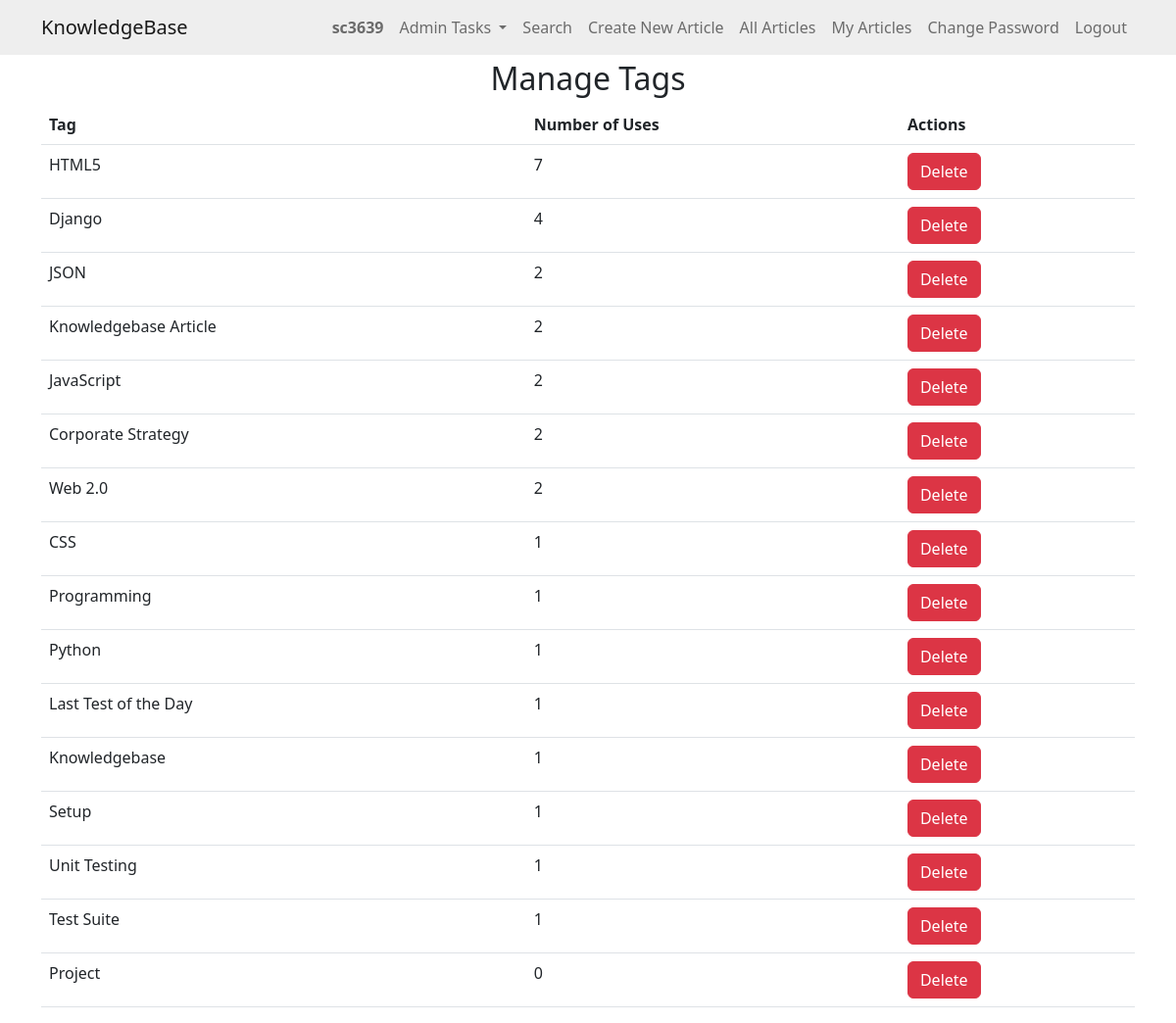
Before: /manage_tags/ (signed in) with the older database file.
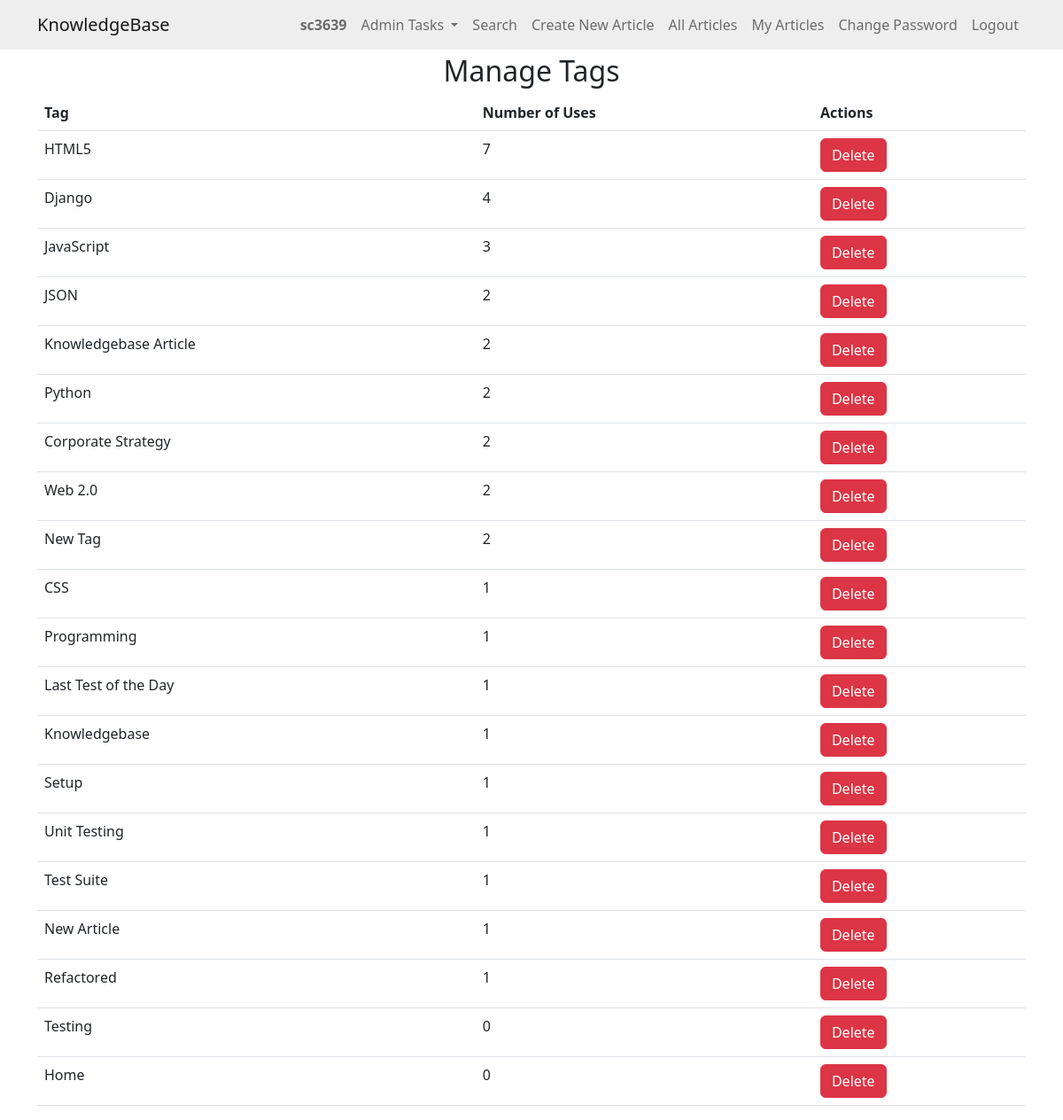
After: the same page with the newer database file.
### knowledge/models.py (models this page shows, shortened)
class Tag(models.Model):
    name = models.CharField(max_length=100)

### knowledge/views.py (the view)
# urls.py: path('manage_tags/', views.manage_tags, name='manage_tags')
@login_required
def manage_tags(request):
    if not request.user.is_superuser:
            messages.error(request, 'You are not allowed to manage Tags')
            return redirect('home')
    if request.method == 'POST':
        tag_id_to_delete = request.POST.get('tag_id')
        if tag_id_to_delete:
            Tag.objects.filter(id=tag_id_to_delete).delete()
            return redirect('manage_tags')
    tags = Tag.objects.annotate(num_times_used=models.Count('kbentry')).order_by('-num_times_used')
    context = {'tags': tags}
    return render(request, 'knowledge/manage_tags.html', context)

### knowledge/templates/knowledge/manage_tags.html (shortened to what this page needs)
{% extends "knowledge/base.html" %}
{% block content %}
<h2>Manage Tags</h2>
<table class="table">
    <thead>
        <tr>
            <th scope="col">Tag</th>
            <th scope="col">Number of Uses</th>
            <th scope="col">Actions</th>
        </tr>
    </thead>
    <tbody>
        {% for tag in tags %}
        <tr>
            <td>{{ tag.name }}</td>
            <td>
                {{ tag.num_times_used }}
            </td>
            <td>
                <form method="post" action="{% url 'manage_tags' %}">
                    <button type="submit" class="btn btn-danger">Delete</button>
                </form>
            </td>
        </tr>
        {% endfor %}
    </tbody>
</table>
{% endblock %}

Changed rows visible on the page:
removed Tag: name "Project", num_times_used "0"
shown differently, row unchanged: Tag "JavaScript": num_times_used "2" → "3"; moves up the list
shown differently, row unchanged: Tag "Python": num_times_used "1" → "2"; moves up the list
added Tag: name "New Tag", num_times_used "2"
added Tag: name "New Article", num_times_used "1"
added Tag: name "Refactored", num_times_used "1"
added Tag: name "Testing", num_times_used "0"
added Tag: name "Home", num_times_used "0"
